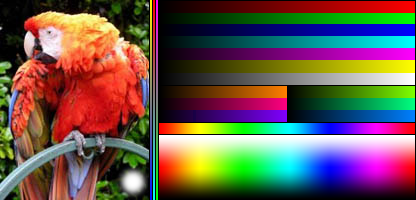
#> input picture test_barvocuc/palette_test.png, 416 x 200 px; its folder holds only this picture in this run
$ python pocitej.py test_barvocuc
#> lines starting #> are read from the running program, lines starting #| are printed output that depends on the picture
### settings.py

white_threshold = 0.8
black_threshold = 0.2
gray_threshold = 0.2

orange_start = 10
red_end = 20
yellow_start = 40
orange_end = 50
green_start = 85
yellow_end = 90
blue_start = 175
green_end = 185
purple_start = 265
blue_end = 275
pink_start = 310
purple_end = 320
red_start = 335
pink_end = 350

RED = 1, 0, 0
RED_ORG = 0.5, 0, 0
ORG = 1, 0.5, 0
ORG_YLW = 0.5, 0.25, 0
YLW = 1, 1, 0
YLW_GRN = 0.5, 0.5, 0
GRN = 0, 1, 0
GRN_BLU = 0, 0.5, 0.5
BLU = 0, 0, 1
BLU_PUR = 0, 0, 0.5
PUR = 1, 0, 1
PUR_PNK = 0.5, 0, 0.5
PNK = 1, 0, 0.5
PNK_RED = 0.5, 0, 0.25

WHI = 1, 1, 1
BLK = 0, 0, 0
GRY = .5, .5, .5

class Settings(object):
    def __init__(self):
        self.fix()

    def fix(self):
        self._setdefault('colors', RED, RED_ORG, ORG, ORG_YLW, YLW, YLW_GRN, GRN, GRN_BLU, BLU, BLU_PUR, PUR, PUR_PNK, PNK, PNK_RED)
        self._setdefault('spc_colors', WHI, BLK, GRY)
        self._setdefault('thresholds', 10, 20, 40, 50, 85, 90, 175, 185, 265, 275, 310, 320, 335, 350)
        self._setdefault('spc_thresholds', 80, 20, 20)

    def _setdefault(self, name, *defaults):
        """Fix list attribute after loading - make sure it's a list, and add missing values from defaults"""
        attr = getattr(self, name, [])
        setattr(self, name, attr)
        attr.extend(defaults[len(attr):])

### pocitej.py
# Encoding: UTF-8

from __future__ import print_function

import os
import csv

from PIL import Image
from scipy import ndimage
import numpy
import yaml

from settings import Settings

report_values = (
        ('filename', 'Jméno souboru'),
        ('bbox_width', 'Šířka'),
        ('bbox_height', 'Výška'),
        ('p_white', '% Bílá'),
        ('p_black', '% Černá'),
        ('p_gray', '% Šedá'),
        ('p_red', '% Červená'),
        ('p_orange', '% Oranžová'),
        ('p_yellow', '% Žlutá'),
        ('p_green', '% Zelená'),
        ('p_blue', '% Modrá'),
        ('p_purple', '% Fialová'),
        ('p_pink', '% Růžová'),
        ('avg_h', 'Prům. H'),
        ('avg_s', 'Prům. S'),
        ('avg_l', 'Prům. L'),
        ('stddev_h', 'Směr. odch. H'),
        ('stddev_s', 'Směr. odch. S'),
        ('stddev_l', 'Směr. odch. L'),
        ('avg_sobel', 'Hrany'),
        ('error', 'Chyba programu'),
    )

and_ = numpy.logical_and
or_ = numpy.logical_or
not_ = numpy.logical_not

def get_rgba_hsl(pixels):
    rgb = pixels[..., :3]
    r = pixels[:, 0]
    g = pixels[:, 1]
    b = pixels[:, 2]
    a = pixels[:, 3]
    # Conversion to HSL: see [http://en.wikipedia.org/wiki/HSL_and_HSV]
    # Get min/max RGB, and min-max, for each pixel
    c_max = numpy.amax(rgb, 1)
    c_min = numpy.amin(rgb, 1)
    c_diff = c_max - c_min
    # Compute hue
    hue = numpy.select(
            [c_max == c_min, c_max == r, c_max == g, c_max == b],
            [
                    0,
                    60.0 * ((g - b) / c_diff) + 360,
                    60.0 * ((b - r) / c_diff) + 120,
                    60.0 * ((r - g) / c_diff) + 240.0,
                ]
        )
    hue %= 360  # Normalize angle
    # Get luminance & stauration
    lum = 0.5 * (c_max + c_min)
    sat = numpy.select(
            [c_max == c_min, lum < 0.5, lum >= 0.5],
            [
                    0,
                    (c_max - c_min) / (2.0 * lum),
                    (c_max - c_min) / (2.0 - (2.0 * lum)),
                ]
        )
    return r, g, b, a, hue, sat, lum

def do_sobel(luminance, w, h):
    luminance = luminance.reshape((w, h))

    sx = ndimage.sobel(luminance, axis=0, mode='nearest')
    sy = ndimage.sobel(luminance, axis=1, mode='nearest')
    sob = numpy.hypot(sx, sy)
    return sob.flatten()

def main(basedir='obrazky', outfile='obrazky.csv', settings=Settings(), output_dir=None):
    # Open file
#> called with basedir = 'test_barvocuc', outfile = 'obrazky.csv'
    if isinstance(outfile, (str, bytes)):
        outfile = open(outfile, 'w')
    if isinstance(settings, (str, bytes)):
        settings = yaml.load(open(settings, 'r'))
        settings.fix()
    out = csv.writer(outfile)
    # Write header
    out.writerow([val[1] for val in report_values])

    # Get list of filenames, sort alphabetically for better sense of progress
    filenames = os.listdir(basedir)
    filenames.sort(key=str.lower)
    # Total number of files
    total = len(filenames)

    # Iterate through files...
    for i, filename in enumerate(filenames):
        try:
            error = ''
            print("%4d/%4d - %s" % (i, total, filename))
            # Open image
            path = os.path.join(basedir, filename)
            image = Image.open(path)
#> image is the input picture: PIL image 416x200 RGBA; mean R, G, B, A 104.3, 85.7, 78, 253.8
            # RGBA
            image = image.convert('RGBA')
            # Crop
            bbox = image.getbbox()
#> bbox = (0, 0, 416, 200)
            bbox_x1, bbox_y1, bbox_x2, bbox_y2 = bbox
#> bbox_x1 = 0; bbox_y1 = 0; bbox_x2 = 416; bbox_y2 = 200
            bbox_width = bbox_x2 - bbox_x1
#> bbox_width = 416
            bbox_height = bbox_y2 - bbox_y1
#> bbox_height = 200
            if not bbox:
                raise AssertionError('Empty image')
            image = image.crop(bbox)
            # Get individual pixels
            arr = orig_arr = numpy.array(image)
            pixels = numpy.vstack(arr) / 256.
            # Prepare matrices for red, green, blue, alpha
            r, g, b, a, hue, sat, lum = get_rgba_hsl(pixels)

            luminance = lum.flatten()
            sobel = do_sobel(luminance, image.size[1], image.size[0])
#> in do_sobel, `luminance = luminance.reshape((w, h))`:
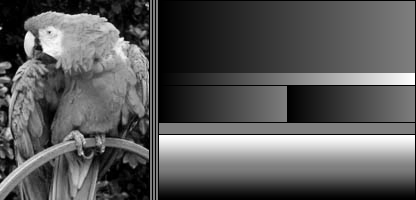
#> luminance: shape (200, 416) float64; min 0, max 0.996, mean 0.358
#> in do_sobel, `sx = ndimage.sobel(luminance, axis=0, mode='nearest')`:
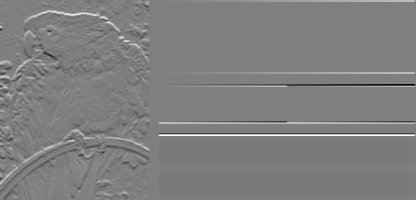
#> sx: shape (200, 416) float64; min -3.97, max 3.98, mean 0.00343; drawn with min black and max white
#> in do_sobel, `sy = ndimage.sobel(luminance, axis=1, mode='nearest')`:
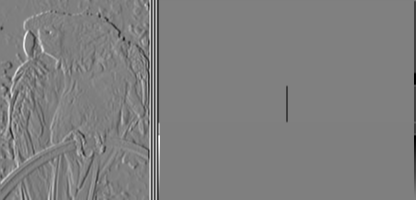
#> sy: shape (200, 416) float64; min -3.98, max 3.98, mean -0.00495; drawn with min black and max white
#> in do_sobel, `sob = numpy.hypot(sx, sy)`:
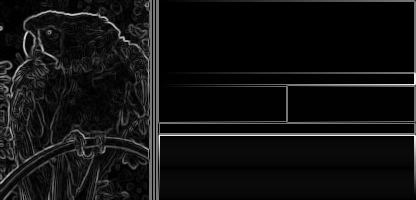
#> sob: shape (200, 416) float64; min 0, max 4.23, mean 0.296; drawn with min black and max white

            # Now for colors: get boolean mask for white, black, grey pixels
            white = (lum > settings.spc_thresholds[0]/100) * a
            black = (lum < settings.spc_thresholds[1]/100) * a
            gray = and_(not_(or_(white, black)), sat < settings.spc_thresholds[2]/100) * a
            # The other pixels meaningful hue
            colorful = not_(or_(or_(white, black), gray))
            # Get boolean mask for each color, use intervals from
            # [https://e-reports-ext.llnl.gov/pdf/309492.pdf]
            red = and_(colorful, or_(hue > settings.thresholds[12], hue <= settings.thresholds[1])) * a
            orange = and_(colorful, and_(settings.thresholds[0] < hue, hue <= settings.thresholds[3])) * a
            yellow = and_(colorful, and_(settings.thresholds[2] < hue, hue <= settings.thresholds[5])) * a
            green = and_(colorful, and_(settings.thresholds[4] < hue, hue <= settings.thresholds[7])) * a
            blue = and_(colorful, and_(settings.thresholds[6] < hue, hue <= settings.thresholds[9])) * a
            purple = and_(colorful, and_(settings.thresholds[8] < hue, hue <= settings.thresholds[11])) * a
            pink = and_(colorful, and_(settings.thresholds[10] < hue, hue <= settings.thresholds[13])) * a
            # Divide by total number of opaque pixels (and *100) to get percentages
            # of pixels with given color
            num_pixels = numpy.sum(a)
#> num_pixels = 82498
            color_percentages = numpy.sum([white, black, gray, red, orange, yellow, green, blue, purple, pink] / num_pixels * 100, 1)
#> color_percentages = [6.36, 31.4, 6.09, 17.13, 9.3, 8.21, 12.77, 12.11, 5.9, 2.66]
            p_white, p_black, p_gray, p_red, p_orange, p_yellow, p_green, p_blue, p_purple, p_pink = color_percentages
#> p_white = 6.36; p_black = 31.4; p_gray = 6.09; p_red = 17.13; p_orange = 9.3; p_yellow = 8.21; p_green = 12.77; p_blue = 12.11; p_purple = 5.9; p_pink = 2.66

            # Averages for saturation and lightness are easy
            avg_s, avg_l, avg_sobel = numpy.average([sat, lum, sobel], 1, weights=a)
#> avg_s = 0.78; avg_l = 0.36; avg_sobel = 0.297
            stddev_s = weighted_std(sat, a, avg_s)
#> in weighted_std, `variance = numpy.dot(weights, (values-mean)**2) / numpy.sum(weights)`: variance = 0.117
#> stddev_s = 0.342
            stddev_l = weighted_std(lum, a, avg_l)
#> stddev_l = 0.249
            # But hue is an angle, so we need to take the average of
            # corresponding unit vectors [http://stackoverflow.com/questions/491738]
            # And also we need to weight hue according to saturation/luminance
            hue_weight = sat * (1 - 2 * numpy.abs(lum - 0.5) % 1) * a
            hue_weight = colorful * a
            if sum(hue_weight):
                hue_radians = hue / 180 * numpy.pi
                unit_vectors = numpy.array([numpy.sin(hue_radians), numpy.cos(hue_radians)])
                avg_hue_vector = numpy.average(unit_vectors, 1, weights=hue_weight)
#> avg_hue_vector = [0.0898, 0.275]
                avg_hue_rad = numpy.arctan2(*avg_hue_vector)
#> avg_hue_rad = 0.316
                avg_hue = (avg_hue_rad / numpy.pi * 180) % 360
#> avg_hue = 18.1
                avg_h = avg_hue
#> avg_h = 18.1
                # Then to compute hue's std. deviation, normalize it into interval
                # [0, 360] so that the average is roughly at 180°
                hue_normalized = (hue - avg_hue + 180) % 360
                hue_norm_avg = numpy.average(hue_normalized, weights=hue_weight)
#> hue_norm_avg = 181
                stddev_h = weighted_std(hue_normalized, hue_weight, hue_norm_avg)
#> stddev_h = 86.92
            else:
                avg_h = avg_hue = stddev_h = numpy.nan

            # Write it all out!
            loc = locals()
            out.writerow([loc[val[0]] for val in report_values])
            print(' ' * 11, 'OK')
        except Exception as e:
            error = "%s: %s" % (type(e).__name__, e)
            loc = dict(filename=filename, error=error)
            out.writerow([loc.get(val[0], '') for val in report_values])
            print(' ' * 11, 'Chyba:', error)
            import traceback
            print(traceback.format_exc())
        else:
            try:
                if output_dir:
                    base_colors = (red, orange, yellow, green, blue, purple, pink)
                    b = lambda a: numpy.array(a, dtype=bool)
                    colors = [b(white), b(black), b(gray)]
                    for i, color in enumerate(base_colors):
                        prev = base_colors[(i - 1) % len(base_colors)]
                        next = base_colors[(i + 1) % len(base_colors)]
                        colors.append(and_(color, not_(or_(prev, next))))
                        colors.append(and_(color, next))
                    print(colors)
                    r, g, b = zip(*(settings.spc_colors + settings.colors))
                    print(len(colors), len(r))
                    print(r, g, b)
                    arr = numpy.array(numpy.dstack(x.reshape((image.size[1], image.size[0])) * 255 for x in (
                            numpy.sum(c * color for c, color in zip(r, colors)),
                            numpy.sum(c * color for c, color in zip(g, colors)),
                            numpy.sum(c * color for c, color in zip(b, colors)),
                            a,
                        )), dtype=numpy.uint8)
                    print(arr.sum(), arr.size)
                    sob_arr = numpy.array(numpy.dstack(x.reshape((image.size[1], image.size[0])) * 255 for x in (
                            numpy.clip(sobel / 4, 0, 1),
                            numpy.clip(sobel / 2, 0, 1),
                            numpy.clip(sobel / 1, 0, 1),
                            a,
                        )), dtype=numpy.uint8)
                    arr = numpy.hstack((orig_arr, arr, sob_arr))
                    new_img = Image.fromarray(arr)
                    print(new_img)
                    #new_img = Image.fromarray(numpy.dstack(x.reshape(image.size)*256 for x in (red, green, blue)), 'RGB')
                    new_img.save(os.path.join(output_dir, filename))
            except Exception as e:
                import traceback
                print(traceback.format_exc())

def weighted_std(values, weights, mean):
    """Weighted standard deviation given values, weights, and the values' weighted mean
    Inspired by [http://stackoverflow.com/questions/2413522/weighted-std-in-numpy]
    ("Fast and numerically precise")
    """
    variance = numpy.dot(weights, (values-mean)**2) / numpy.sum(weights)
    return numpy.sqrt(variance)

if __name__ == '__main__':
    import sys
    main(*sys.argv[1:])
